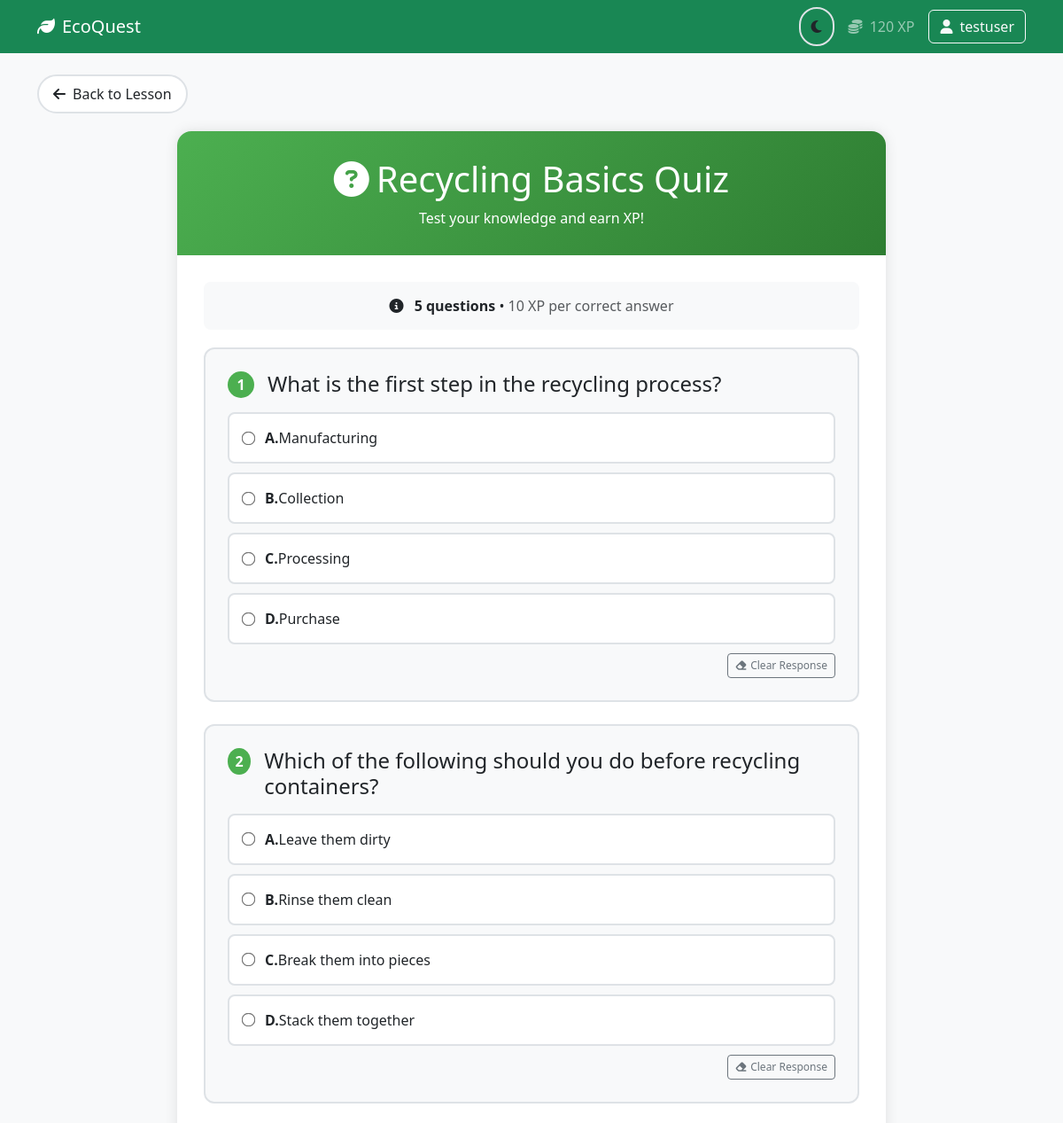
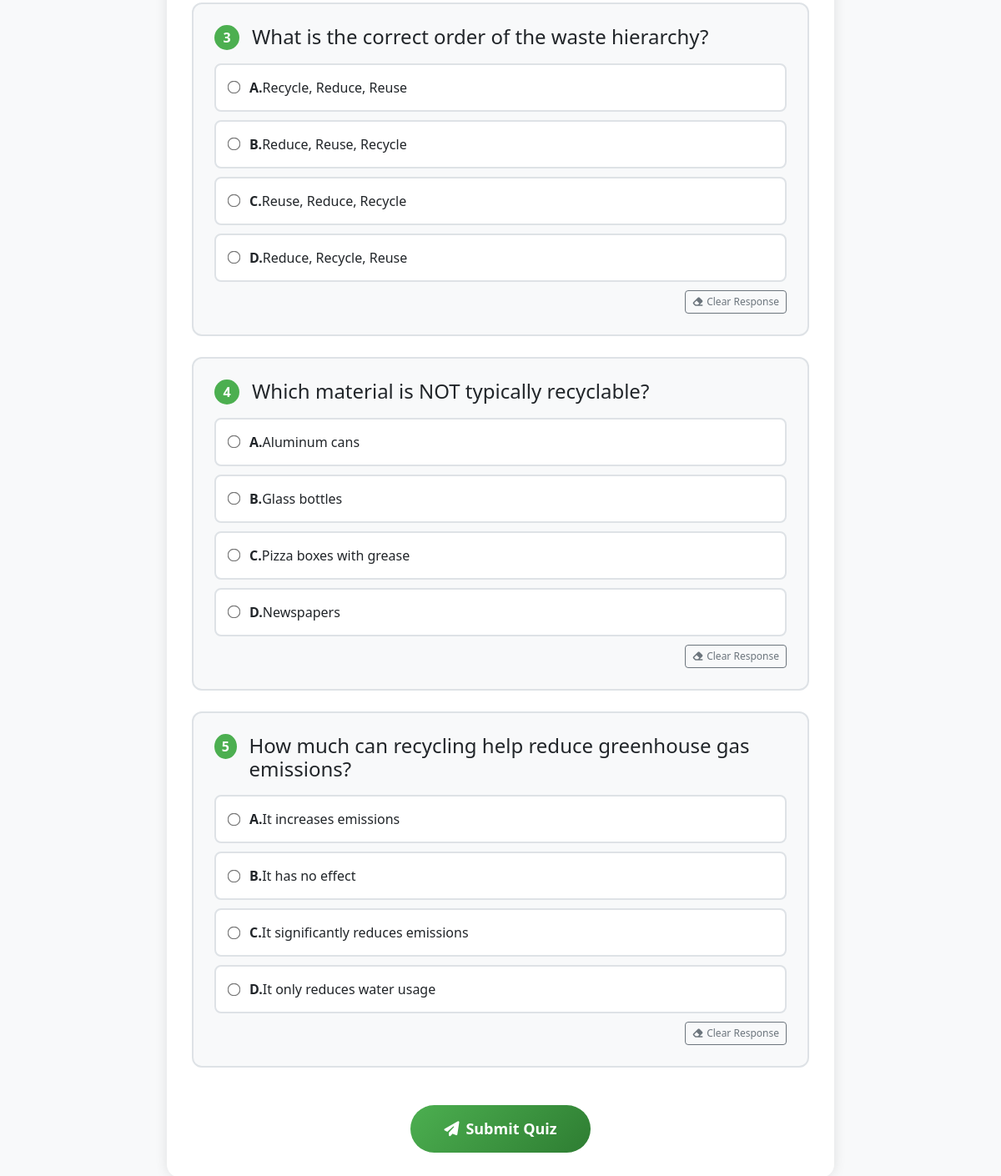
Page /quiz/1 (signed in) on the committed database (2 pictures, top to bottom).
### models.py (models this page shows)
class User(UserMixin, db.Model):
    __tablename__ = 'users'
    id = db.Column(db.Integer, primary_key=True)
    username = db.Column(db.String(80), unique=True, nullable=False)
    email = db.Column(db.String(120), unique=True, nullable=False)
    password_hash = db.Column(db.String(128), nullable=False)
    total_xp = db.Column(db.Integer, default=0)
    created_at = db.Column(db.DateTime, default=datetime.utcnow)
    scores = db.relationship('UserScore', backref='user', lazy=True)
    achievements = db.relationship('Achievement', secondary='user_achievements', backref='users')
    completed_lessons = db.relationship('UserLesson', backref='user', lazy=True)

class Quiz(db.Model):
    __tablename__ = 'quizzes'
    id = db.Column(db.Integer, primary_key=True)
    topic_name = db.Column(db.String(100), nullable=False)
    description = db.Column(db.Text)
    questions = db.relationship('Question', backref='quiz', lazy=True)
    scores = db.relationship('UserScore', backref='quiz', lazy=True)

class Question(db.Model):
    __tablename__ = 'questions'
    id = db.Column(db.Integer, primary_key=True)
    quiz_id = db.Column(db.Integer, db.ForeignKey('quizzes.id'), nullable=False)
    question_text = db.Column(db.Text, nullable=False)
    option_a = db.Column(db.String(200), nullable=False)
    option_b = db.Column(db.String(200), nullable=False)
    option_c = db.Column(db.String(200), nullable=False)
    option_d = db.Column(db.String(200), nullable=False)
    correct_answer = db.Column(db.String(1), nullable=False)  # 'a', 'b', 'c', or 'd'

### app.py (the view)
    @app.route('/quiz/<int:quiz_id>')
    @login_required
    def take_quiz(quiz_id):
        quiz = Quiz.query.get_or_404(quiz_id)
        questions = Question.query.filter_by(quiz_id=quiz_id).all()
        if not questions:
            return "No questions available for this quiz yet."
        return render_template('quiz.html', quiz=quiz, questions=questions)

### templates/quiz.html (shortened to what this page needs)
{% extends "base.html" %}
{% block content %}
<a href="{{ url_for('view_lesson', lesson_id=1) }}" class="back-btn">
    <i class="fas fa-arrow-left me-2"></i>Back to Lesson
</a>
<div class="quiz-container">
    <div class="quiz-header">
        <h1><i class="fas fa-question-circle me-2"></i>{{ quiz.topic_name }} Quiz</h1>
        <p class="mb-0">Test your knowledge and earn XP!</p>
    </div>
    <div class="progress-info">
        <i class="fas fa-info-circle me-2"></i>
        <strong>{{ questions|length }} questions</strong> •
        <span class="text-muted">10 XP per correct answer</span>
    </div>
    <form id="quiz-form">
        {% for question in questions %}
        <div class="question-card">
            <div class="d-flex align-items-start mb-3">
                <div class="question-number">{{ loop.index }}</div>
                <h4 class="mb-0 flex-grow-1">{{ question.question_text }}</h4>
            </div>
            <div class="options">
                <label class="option" for="q{{ question.id }}_a">
                    <input type="radio" id="q{{ question.id }}_a" name="question_{{ question.id }}" value="a" required>
                    <strong>A.</strong> {{ question.option_a }}
                </label>
                <label class="option" for="q{{ question.id }}_b">
                    <input type="radio" id="q{{ question.id }}_b" name="question_{{ question.id }}" value="b" required>
                    <strong>B.</strong> {{ question.option_b }}
                </label>
                <label class="option" for="q{{ question.id }}_c">
                    <input type="radio" id="q{{ question.id }}_c" name="question_{{ question.id }}" value="c" required>
                    <strong>C.</strong> {{ question.option_c }}
                </label>
                <label class="option" for="q{{ question.id }}_d">
                    <input type="radio" id="q{{ question.id }}_d" name="question_{{ question.id }}" value="d" required>
                    <strong>D.</strong> {{ question.option_d }}
                </label>
                <div class="text-end mt-2">
                    <button type="button" class="btn btn-sm btn-outline-secondary clear-btn" data-question="{{ question.id }}">
                        <i class="fas fa-eraser me-1"></i>Clear Response
                    </button>
                </div>
            </div>
        </div>
        {% endfor %}
        <div class="text-center">
            <button type="submit" class="submit-btn" id="submit-btn">
                <i class="fas fa-paper-plane me-2"></i>Submit Quiz
            </button>
        </div>
    </form>
</div>
{% endblock %}

### templates/base.html (shortened to what this page needs)
<!DOCTYPE html>
<html lang="en">
<head>
    <link href="https://cdn.jsdelivr.net/npm/bootstrap@5.3.0/dist/css/bootstrap.min.css" rel="stylesheet">
    <link rel="stylesheet" href="https://cdnjs.cloudflare.com/ajax/libs/font-awesome/6.4.0/css/all.min.css">
</head>
<body>
    <nav class="navbar navbar-expand-lg navbar-dark bg-success">
        <div class="container">
            <a class="navbar-brand" href="#">
                <i class="fas fa-leaf me-2"></i>EcoQuest
            </a>
            <div class="navbar-nav ms-auto d-flex align-items-center">
                <button class="theme-toggle me-3" id="theme-toggle" title="Toggle theme">
                    <i class="fas fa-moon" id="theme-icon"></i>
                </button>
                {% if current_user.is_authenticated %}
                <span class="navbar-text me-3">
                    <i class="fas fa-coins me-1"></i>
                    <span id="user-xp">{{ current_user.total_xp }}</span> XP
                </span>
                <a class="btn btn-outline-light" href="#">
                    <i class="fas fa-user me-1"></i> {{ current_user.username }}
                </a>
                {% endif %}
            </div>
        </div>
    </nav>
    <div class="container my-4">
        {% block content %}{% endblock %}
    </div>
</body>
</html>

### templates/base.html (style rules this page uses)
:root { --bg-primary: #f8f9fa; --bg-secondary: #ffffff; --text-primary: #212529; --text-secondary: #6c757d; --border-color: #dee2e6; --shadow: 0 0 15px rgba(0,0,0,0.1); --success-color: #4CAF50; --success-dark: #2E7D32; }
body { background-color: var(--bg-primary); color: var(--text-primary); font-family: 'Segoe UI', Tahoma, Geneva, Verdana, sans-serif; transition: background-color 0.3s ease, color 0.3s ease; }
.theme-toggle { background: none; border: 2px solid var(--border-color); color: var(--text-primary); border-radius: 50px; padding: 8px 12px; transition: all 0.3s ease; }
.back-btn { background: var(--bg-secondary); border: 2px solid var(--border-color); color: var(--text-primary); border-radius: 50px; padding: 8px 16px; transition: all 0.3s ease; text-decoration: none; display: inline-flex; align-items: center; margin-bottom: 20px; }

### templates/quiz.html (style rules this page uses)
.quiz-container { max-width: 800px; margin: 0 auto; padding: 30px; background: var(--bg-secondary); border-radius: 16px; box-shadow: var(--shadow); transition: all 0.3s ease; }
.quiz-header { background: linear-gradient(135deg, var(--success-color), var(--success-dark)); color: white; padding: 30px; border-radius: 16px 16px 0 0; margin: -30px -30px 30px -30px; text-align: center; }
.question-card { background: var(--bg-primary); border: 2px solid var(--border-color); border-radius: 12px; padding: 25px; margin-bottom: 25px; transition: all 0.3s ease; }
.question-number { background: var(--success-color); color: white; width: 30px; height: 30px; border-radius: 50%; display: flex; align-items: center; justify-content: center; font-weight: bold; margin-right: 15px; }
.option { background: var(--bg-secondary); border: 2px solid var(--border-color); border-radius: 8px; padding: 15px; margin: 10px 0; cursor: pointer; transition: all 0.3s ease; display: flex; align-items: center; }
.option input[type="radio"] { margin-right: 12px; transform: scale(1.2); }
.submit-btn { background: linear-gradient(135deg, var(--success-color), var(--success-dark)); border: none; color: white; padding: 15px 40px; border-radius: 50px; font-size: 18px; font-weight: 600; transition: all 0.3s ease; margin-top: 20px; }
.progress-info { background: var(--bg-primary); border-radius: 8px; padding: 15px; margin-bottom: 20px; text-align: center; }
.clear-btn { transition: all 0.3s ease; font-size: 12px; padding: 4px 8px; }

### rows in the picture
User: total_xp "120", username "testuser"
Quiz: topic_name "Recycling Basics"
Question: question_text "What is the first step in the recycling process?", option_a "Manufacturing", option_b "Collection", option_c "Processing", option_d "Purchase"
Question: question_text "Which of the following should you do before recycling containers?", option_a "Leave them dirty", option_b "Rinse them clean", option_c "Break them into pieces", option_d "Stack them together"
Question: question_text "What is the correct order of the waste hierarchy?", option_a "Recycle, Reduce, Reuse", option_b "Reduce, Reuse, Recycle", option_c "Reuse, Reduce, Recycle", option_d "Reduce, Recycle, Reuse"
Question: question_text "Which material is NOT typically recyclable?", option_a "Aluminum cans", option_b "Glass bottles", option_c "Pizza boxes with grease", option_d "Newspapers"
Question: question_text "How much can recycling help reduce greenhouse gas emissions?", option_a "It increases emissions", option_b "It has no effect", option_c "It significantly reduces emissions", option_d "It only reduces water usage"

### other values in the picture
{{ questions|length }} "5"
